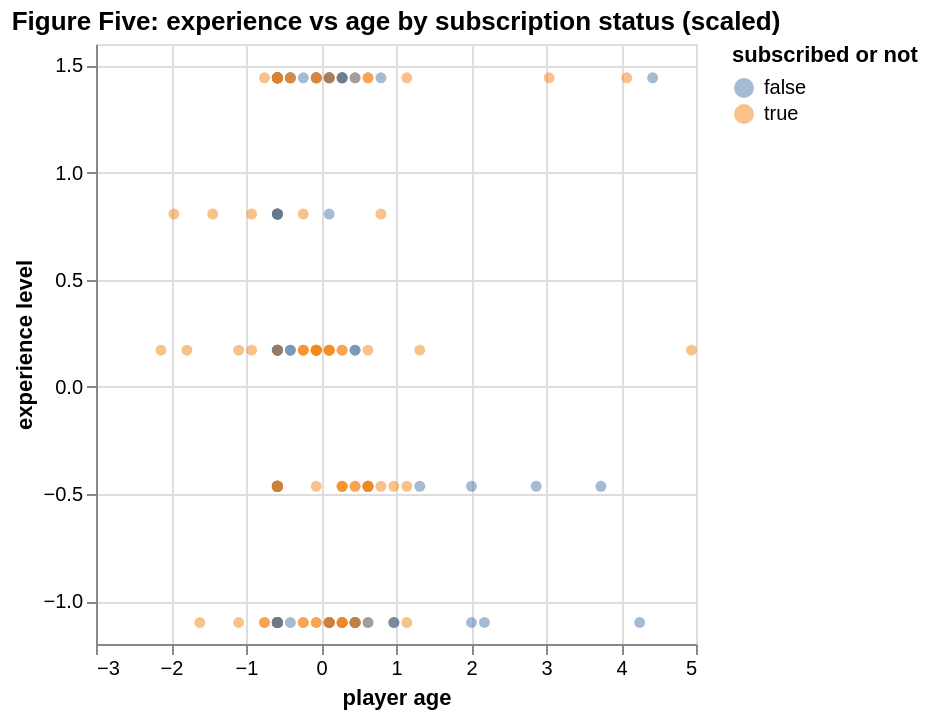

Write notebook code for a chart like this one.
### Code cell
scaled_age_plot=alt.Chart(scaled_players).mark_circle(opacity=0.5).encode(
    x=alt.X("age").title("player age"),
    y=alt.Y("experience").title("experience level"), 
    color=alt.Color("subscribe").title("subscribed or not")
).properties(title='Figure Five: experience vs age by subscription status (scaled)')
scaled_age_plot

### Figure 1 — Vega-Lite specification as saved in the notebook (floating-point values rounded to 4 significant figures; data arrays with more than 128 entries replaced by an {"elided": "..."} marker saying what was removed)
{"config": {"view": {"continuousWidth": 300, "continuousHeight": 300}}, "data": {"name": "data-5a6338c622f919b9bf34b325293d7027"}, "mark": {"type": "circle", "opacity": 0.5}, "encoding": {"color": {"field": "subscribe", "title": "subscribed or not", "type": "nominal"}, "x": {"field": "age", "title": "player age", "type": "quantitative"}, "y": {"field": "experience", "title": "experience level", "type": "quantitative"}}, "title": "Figure Five: experience vs age by subscription status (scaled)", "$schema": "https://vega.github.io/schema/vega-lite/v5.20.1.json", "datasets": {"data-5a6338c622f919b9bf34b325293d7027": {"elided": "193 records"}}}
